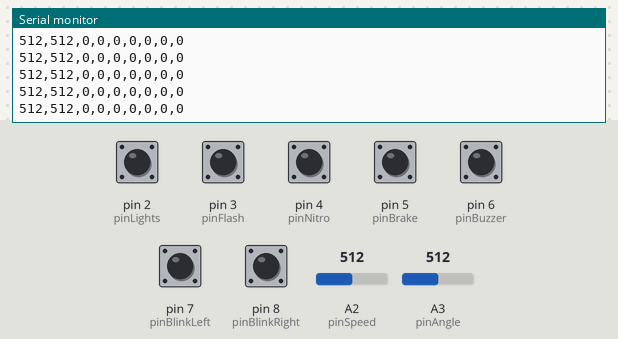
A sketch run on a simulated Arduino Uno, built with avr-gcc and run on an emulated ATmega328P. Parts: the last lines printed to the serial monitor. The test bench sets the inputs (shaded band); at power-on: pin 2 (pinLights), pin 3 (pinFlash), pin 4 (pinNitro), pin 5 (pinBrake), pin 6 (pinBuzzer), pin 7 (pinBlinkLeft), pin 8 (pinBlinkRight) HIGH, A2 (pinSpeed) = 512, A3 (pinAngle) = 512. No radio packets arrive unless stated.

Above: at 1.2 s.
1.3 s: A2 (pinSpeed) set to 107
At 2.4 s:
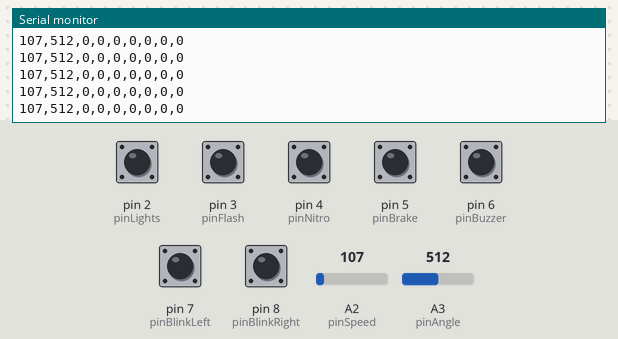
4.3 s: A2 (pinSpeed) set to 93
At 5.1 s:
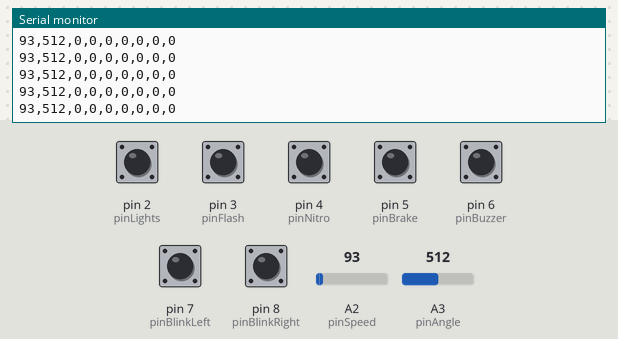
5.8 s: A3 (pinAngle) set to 986
At 6.6 s:
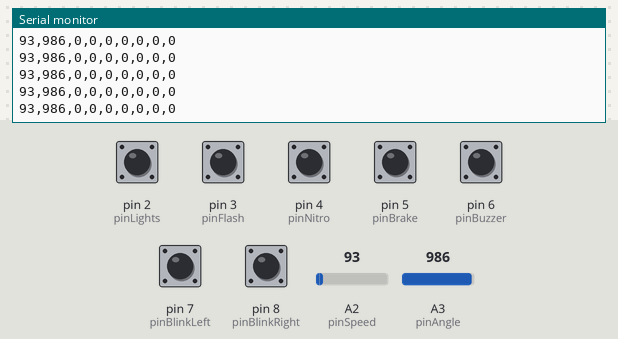
8.8 s: A3 (pinAngle) set to 1016
At 9.9 s:
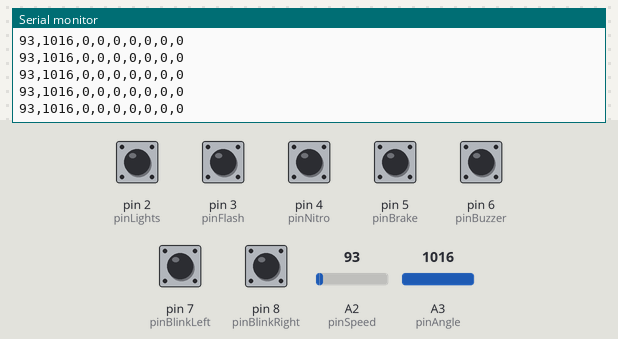
Timing chart, 0 to 11.8 s (numbered marks = the images above; inputs shaded):
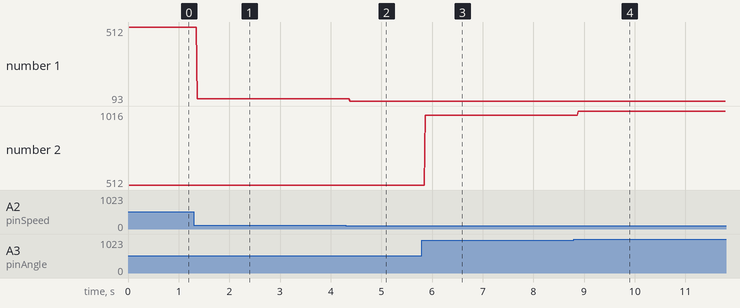

The sketch:

tx.ino
```cpp
// #include <RH_ASK.h>
#include <SPI.h>  // requerido por RadioHead
#include <nRF24L01.h>
#include <RF24.h>

// RH_ASK rfDriver; // usa pines digitales por defecto: TX en pin 12
// RH_ASK rfDriver(2400, 10, 11);  // bitRate, pinRx, pinTx

const byte address[6] = "00001";  // Dirección de comunicación
RF24 radio(A0, A1);               // CE, CSN
int pinSpeed = A2;                // Y axis 0-
int pinAngle = A3;                //X axis

int pinLights = 2;
int pinFlash = 3;
int pinNitro = 4;
int pinBrake = 5;
int pinBuzzer = 6;
int pinBlinkLeft = 7;
int pinBlinkRight = 8;

int speed = 255;  // 0-255
int forward = 1;  // 0=reverse, 1=forward
int angle = 45;   // servo angle

int lights = 150;  // 0-255
int flash = 0;     // 0=off, 1=on
int nitro = 0;
int brake = 0;     // 0=off, 1=on
int buzzer = 0;    // 0=off, 1=on

int blinkLeft = 0;   // 0=off, 1=on
int blinkRight = 0;  // 0=off, 1=on


void setup() {

  Serial.begin(9600);

  if (radio.begin()) {
    Serial.println("Hardware encontrado.");
  } else {
    Serial.println("Hardware no encontrado.");
  }

  radio.openWritingPipe(address);  // Configura dirección de transmisión
  // radio.setChannel(125);

  // radio.setPALevel(RF24_PA_MIN);
  // radio.setPALevel(RF24_PA_LOW);
  // radio.setPALevel(RF24_PA_HIGH);
  // radio.setPALevel(RF24_PA_MAX);

  // radio.setDataRate(RF24_250KBPS);
  // radio.setDataRate(RF24_1MBPS);
  // radio.setDataRate(RF24_2MBPS);
  radio.stopListening();

  pinMode(pinLights, INPUT_PULLUP);
  pinMode(pinFlash, INPUT_PULLUP);
  pinMode(pinNitro, INPUT_PULLUP);
  pinMode(pinBrake, INPUT_PULLUP);
  pinMode(pinBuzzer, INPUT_PULLUP);
  pinMode(pinBlinkLeft, INPUT_PULLUP);
  pinMode(pinBlinkRight, INPUT_PULLUP);

}

void loop() {

  int speed = analogRead(pinSpeed);  // 0–1023
  int angle = analogRead(pinAngle);  // 0–1023

  lights = !digitalRead(pinLights);
  flash = !digitalRead(pinFlash);
  nitro = !digitalRead(pinNitro);
  brake = !digitalRead(pinBrake);
  buzzer = !digitalRead(pinBuzzer);

  blinkLeft = !digitalRead(pinBlinkLeft);
  blinkRight = !digitalRead(pinBlinkRight);

  char state[50];  // buffer de salida, ajustá tamaño según necesidad

  sprintf(state, "%d,%d,%d,%d,%d,%d,%d,%d,%d",
          speed,        //1023
          angle,        //1023
          lights,       // 0-1
          flash,        // 0-1
          nitro,        // 0-1
          brake,        // 0-1
          buzzer,       // 0-1
          blinkLeft,    // 0-1
          blinkRight);  // 0-1

  // Ahora 'state' contiene la cadena formateada
  sendMessage(state);
}

void sendMessage(const char* state) {

  bool ok = radio.write(state, strlen(state) + 1);

  if (ok) {
    Serial.println(state);
  } else {
    Serial.println("Error");
  }
}
```

Measured:
- after the input at 1.3 s, the serial monitor: prints a new line after 0.07 s (image 1)
- after the input at 4.3 s, the serial monitor: prints a new line after 0.08 s (image 2)
- after the input at 5.8 s, the serial monitor: prints a new line after 0.07 s (image 3)
- after the input at 8.8 s, the serial monitor: prints a new line after 0.09 s (image 4)
- plotted number 1: 512 → 107 after the input at 1.3 s, 107 → 93 after the input at 4.3 s
- plotted number 2: 512 → 986 after the input at 5.8 s, 986 → 1016 after the input at 8.8 s
